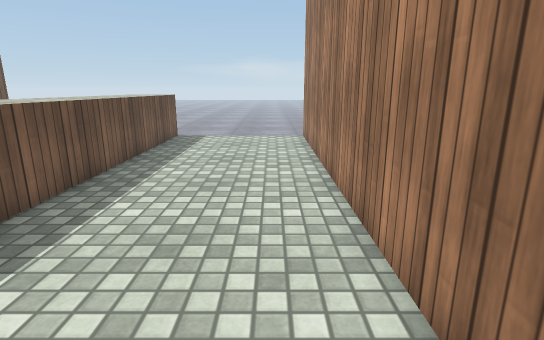
[1] (above)

16 first-person views from a walk through a 3-D level made in the Unity game engine. The camera is 1.2 m above the floor, tilts 14° down and sees 80° across. The floor is counted in squares, 0.5 m on a side. Each view is taken from the middle of a square. On the plan, view 1 faces up. The plan holds only what a view shows up to about 20 squares ahead; the rest is blank. The place goes on beyond the plan. Surface patterns are stand-ins for the level's own textures.

[2]
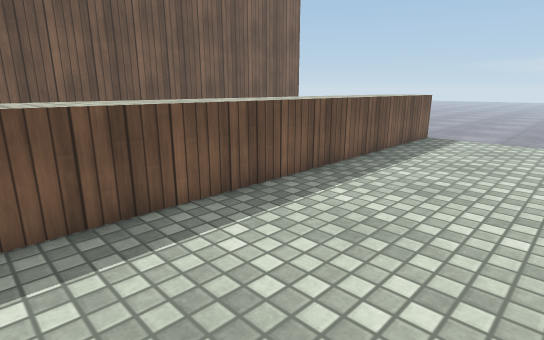

[3]
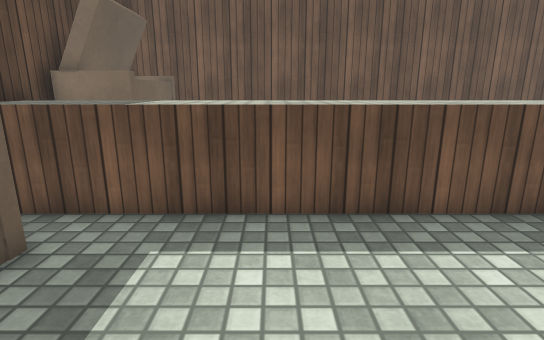

[4]
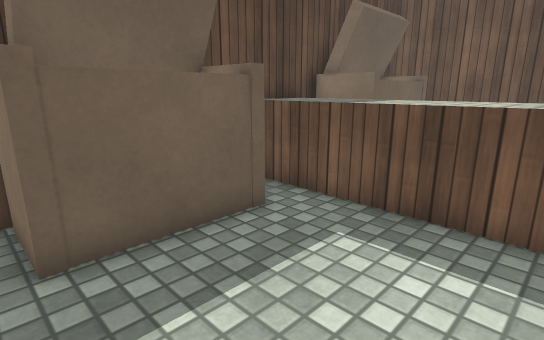

[5]
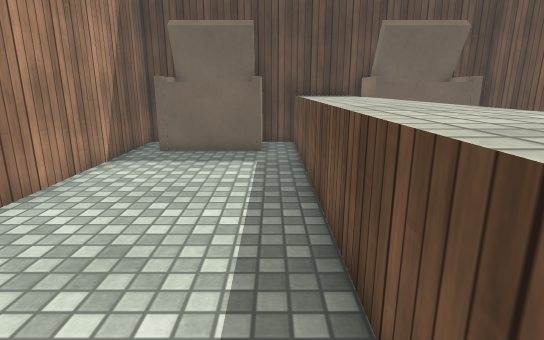

[6]
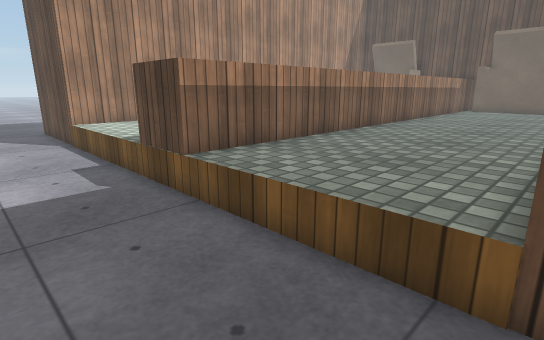

[7]
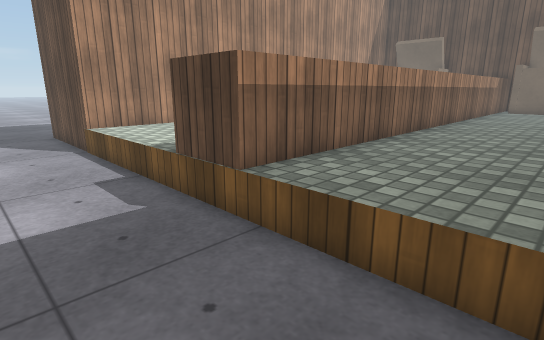

[8]
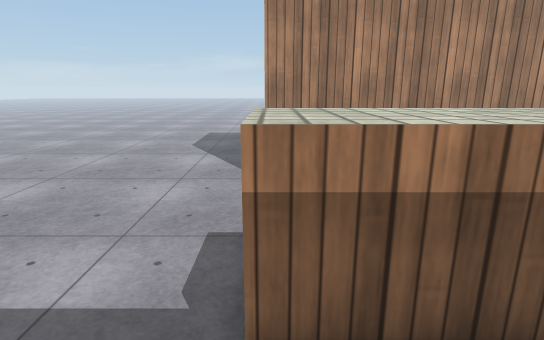

[9]
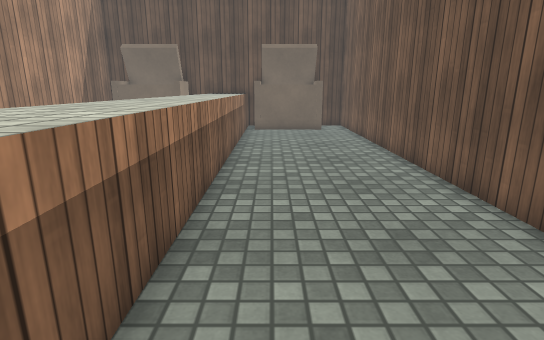

[10]
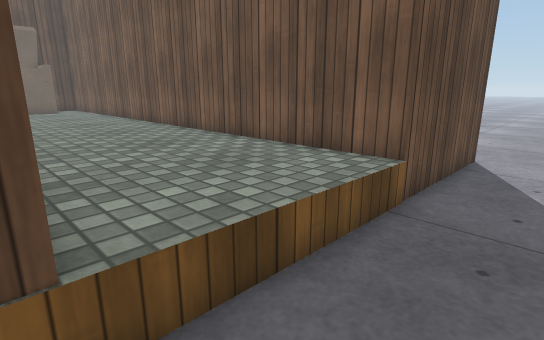

[11]
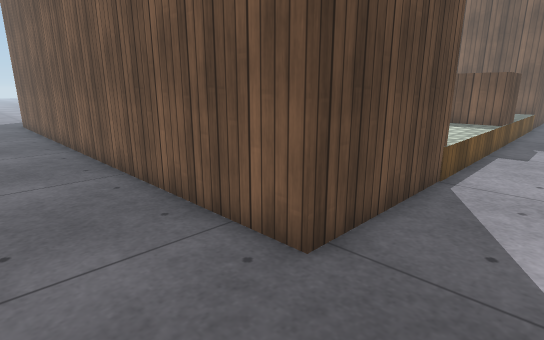

[12]
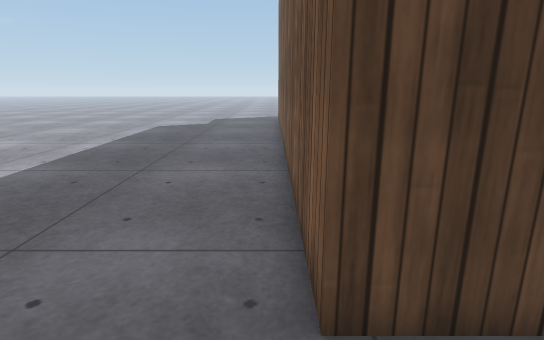

[13]
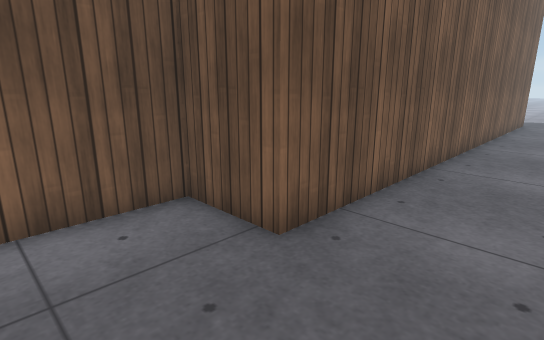

[14]
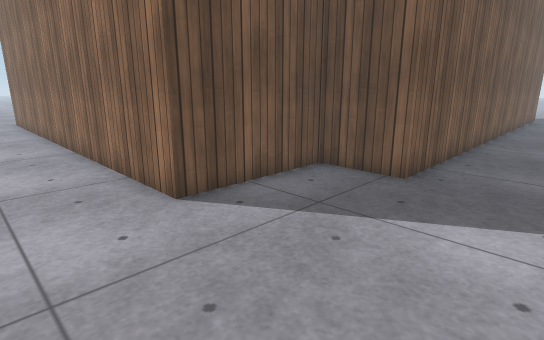

[15]
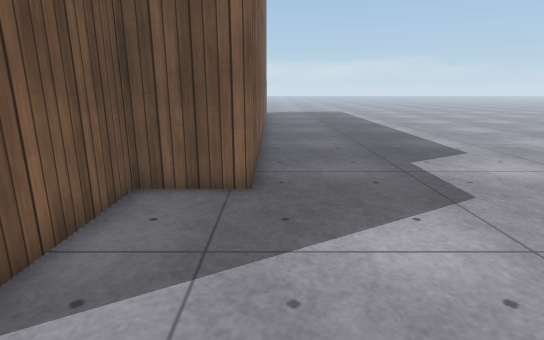

[16]
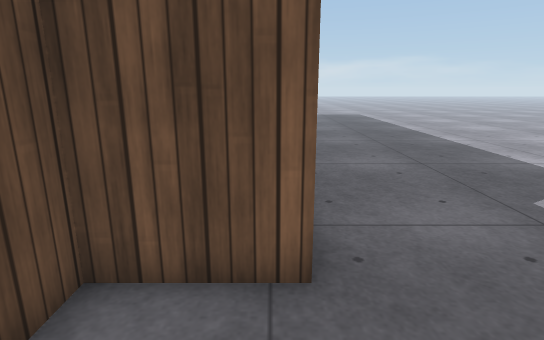

### Floor plan
Key: @ floor where view 1 was taken; # wall or solid block; . main floor; : floor 0.5 m higher than the main floor; ^ raised ledge; O other object.
Columns run from 15 left of view 1 to 11 right of it. Each row starts with its distance up from view 1.
 21  . .......................
 20 ...........................
 19 ...........................
 18 ...........................
 17 ##::::::^^^::::::#######...
 16  #::::::^^^::::::#    ##...
 15  #::::::^^^::::::#    ##...
 14  #::::::^^^::::::#    ##...
 13  #::::::^^^::::::#    ##...
 12  #::::::^^^::::::#    ##...
 11  #::::::^^^::::::#    ##...
 10  #::::::^^^::::::#    ##...
  9  #::::::^^^::::::#    ##...
  8  #::::::^^^::::::#    ##...
  7  #::::::^^^::::::#    ##...
  6  #::::::^^^::::::#    ##...
  5  #::::::^^^::::::#    ##...
  4  #::::::^^^::::::#    ##...
  3  #::::::^^^::::::#    ##...
  2  #::::::^^^::::::#    ##...
  1  #::::::^^^::::::#    ##...
  0  #::::::^^^::::@:#    ##...
 -1  #::::::^^^::::::#    ##...
 -2  #::::::^^^::::::#    ##...
 -3  #::::::^^^::::::#    ##...
 -4  #:OOOOO^^^OOOOO:#    ##...
 -5  #:OOOOO^^^OOOOO:#    ##...
 -6  #######################...
 -7                    ##......
 -8                    ##......
 -9                    ##......
-10                    ##......
-11                    ##......
-12 ####################.......
-13   ........................
-14          ................
-15                   ......  .

Where each view was taken, in squares from view 1:
view 1: 0 up, 0 right, facing up
view 2: 0 up, 1 right, facing up-left
view 3: 0 up, 1 right, facing left
view 4: 1 up, 1 right, facing down-left
view 5: 9 up, 4 left, facing down
view 6: 21 up, 14 left, facing down-right
view 7: 21 up, 12 left, facing down-right
view 8: 17 up, 10 left, facing right
view 9: 16 up, 9 left, facing down
view 10: 20 up, 7 left, facing down-left
view 11: 20 up, 11 right, facing down-left
view 12: 20 up, 8 right, facing down
view 13: 10 down, 11 right, facing up-left
view 14: 15 down, 11 right, facing up-left
view 15: 14 down, 8 right, facing up
view 16: 10 down, 7 right, facing up
